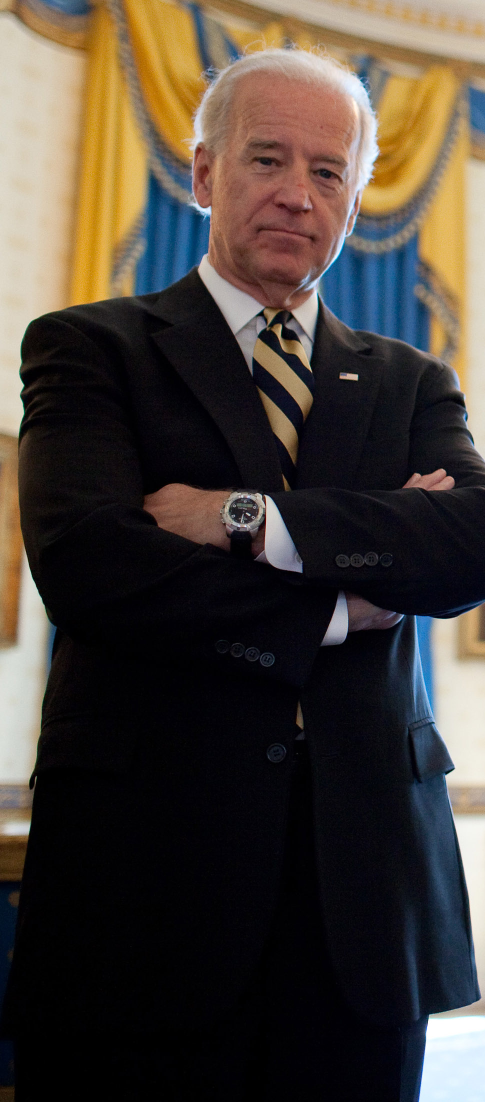
#> input picture training_data/biden/biden.jpg, 970 x 2204 px (shown at 1/2 size); its folder holds only this picture in this run
$ python 1.py
#> lines starting #> are read from the running program, lines starting #| are printed output that depends on the picture
import cv2
import os
import numpy as np


# there is no label 0 in our training data so subject name for index/label 0 is empty
subjects = ["", "biden", "obama"]

# function to detect face using OpenCV
def detect_face(img):
    # convert the test image to gray image as opencv face detector expects gray images
    gray = cv2.cvtColor(img, cv2.COLOR_BGR2GRAY)

    face_cascade = cv2.CascadeClassifier('Cascades/haarcascade_frontalface_default.xml')

    # let's detect multiscale (some images may be closer to camera than others) images
    # result is a list of faces
    faces = face_cascade.detectMultiScale(gray, scaleFactor=1.2, minNeighbors=5);

    # if no faces are detected then return original img
    if (len(faces) == 0):
        return None, None

    # under the assumption that there will be only one face, extract the face area
    (x, y, w, h) = faces[0]

    # return only the face part of the image
    return gray[y:y + w, x:x + h], faces[0]

def prepare_training_data(data_folder_path):
    # get the directories (one directory for each subject) in data folder
#> called with data_folder_path = 'training_data'
    dirs = os.listdir(data_folder_path)

    # list to hold all subject faces
    faces = []
    # list to hold labels for all subjects
    labels = []

    folder_count = 0

    # let's go through each directory and read images within it
    for dir_name in dirs:

        folder_count = folder_count+1
        label = folder_count

        # build path of directory containin images for current subject subject
        # sample subject_dir_path = "training-data/s1"
        subject_dir_path = data_folder_path + "/" + dir_name

        # get the images names that are inside the given subject directory
        subject_images_names = os.listdir(subject_dir_path)

        # go through each image name, read image,
        # detect face and add face to list of faces
        for image_name in subject_images_names:

            # build image path
            # sample image path = training-data/s1/1.pgm
            image_path = subject_dir_path + "/" + image_name

            # read image
            image = cv2.imread(image_path)
#> image is the input picture: shape (2204, 970, 3); mean B, G, R 55.5, 62.7, 70.7

            # display an image window to show the image
            #cv2.imshow("Training on image...", cv2.resize(image, (400, 500)))
            cv2.waitKey(100)

            # detect face
            face, rect = detect_face(image)
#> in detect_face, `gray = cv2.cvtColor(img, cv2.COLOR_BGR2GRAY)`:
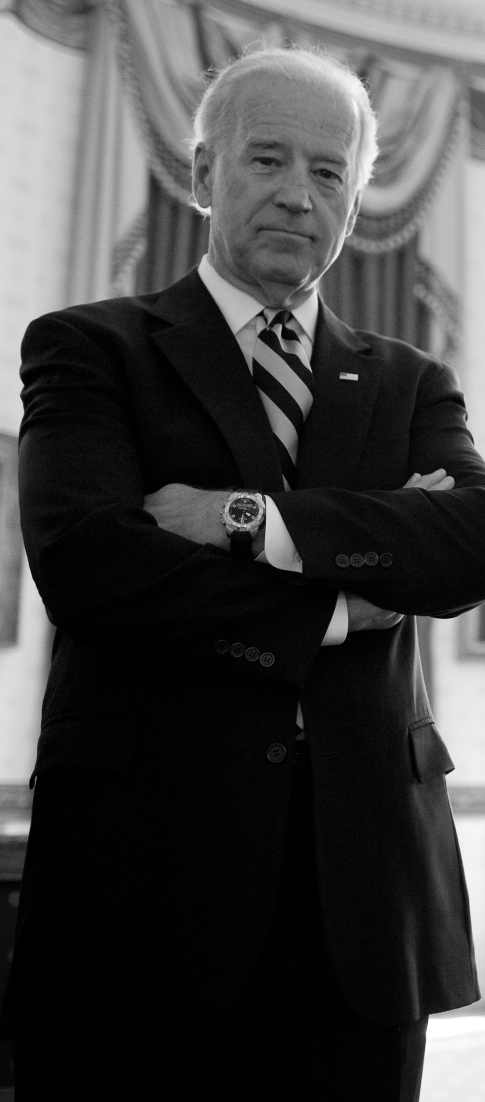
#> gray: shape (2204, 970) (shown at 1/2 size); min 0, max 255, mean 64.3
#> in detect_face, `faces = face_cascade.detectMultiScale(gray, scaleFactor=1.2, minNeighb..`: faces = [[431, 208, 320, 320]]
#> in detect_face, `(x, y, w, h) = faces[0]`: x = 431; y = 208; w = 320
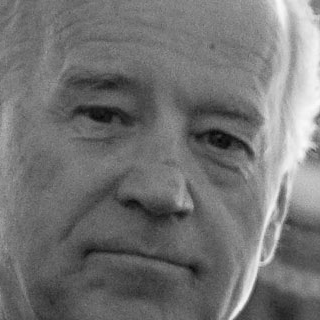
#> face: shape (320, 320); min 4, max 250, mean 114.9
#> rect = [431, 208, 320, 320]

            # we will ignore faces that are not detected
            if face is not None:
                # add face to list of faces
                faces.append(face)
                # add label for this face
                labels.append(label)

    cv2.destroyAllWindows()
    cv2.waitKey(1)
    cv2.destroyAllWindows()

    return faces, labels


print("Preparing data...")
faces, labels = prepare_training_data("training_data")
#> faces = 1 item; labels = [1]
print("Data prepared")

# print total faces and labels
print("Total faces: ", len(faces))
#| Total faces:  1
print("Total labels: ", len(labels))
#| Total labels:  1
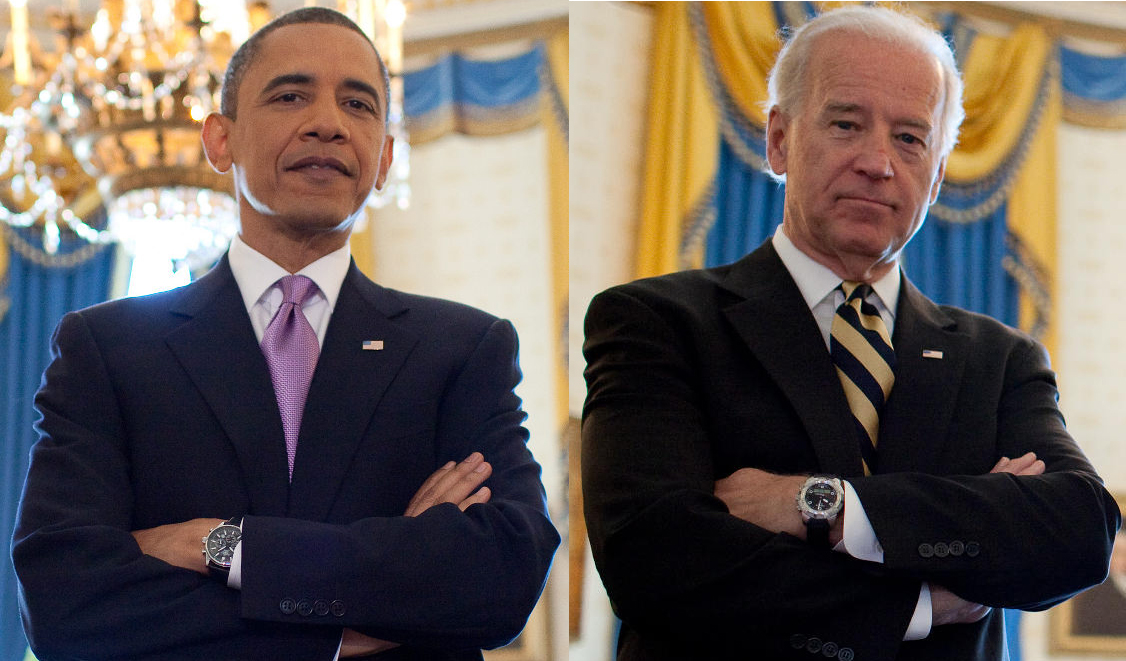
#> input picture test_images/two_people.jpg, 1126 x 661 px
#> further down, test_img3 is the input picture: shape (661, 1126, 3); mean B, G, R 87, 92.9, 103.3

# create our LBPH face recognizer
face_recognizer = cv2.face.LBPHFaceRecognizer_create()

# train our face recognizer of our training faces
face_recognizer.train(faces, np.array(labels))

# function to draw rectangle on image according to given (x, y) coordinates and given width and height
def draw_rectangle(img, rect):
    (x, y, w, h) = rect
    cv2.rectangle(img, (x, y), (x + w, y + h), (0, 255, 0), 2)

# function to draw text on give image starting from passed (x, y) coordinates.
def draw_text(img, text, x, y):
    cv2.putText(img, text, (x, y), cv2.FONT_HERSHEY_PLAIN, 1.5, (0, 255, 0), 2)

# this function recognizes the person in image passed and draws a rectangle around detected face with name of the subject
def predict(test_img):
    # make a copy of the image as we don't want to chang original image
    img = test_img.copy()
    # detect face from the image
    face, rect = detect_face(img)
#> in detect_face (call 2), `gray = cv2.cvtColor(img, cv2.COLOR_BGR2GRAY)`:
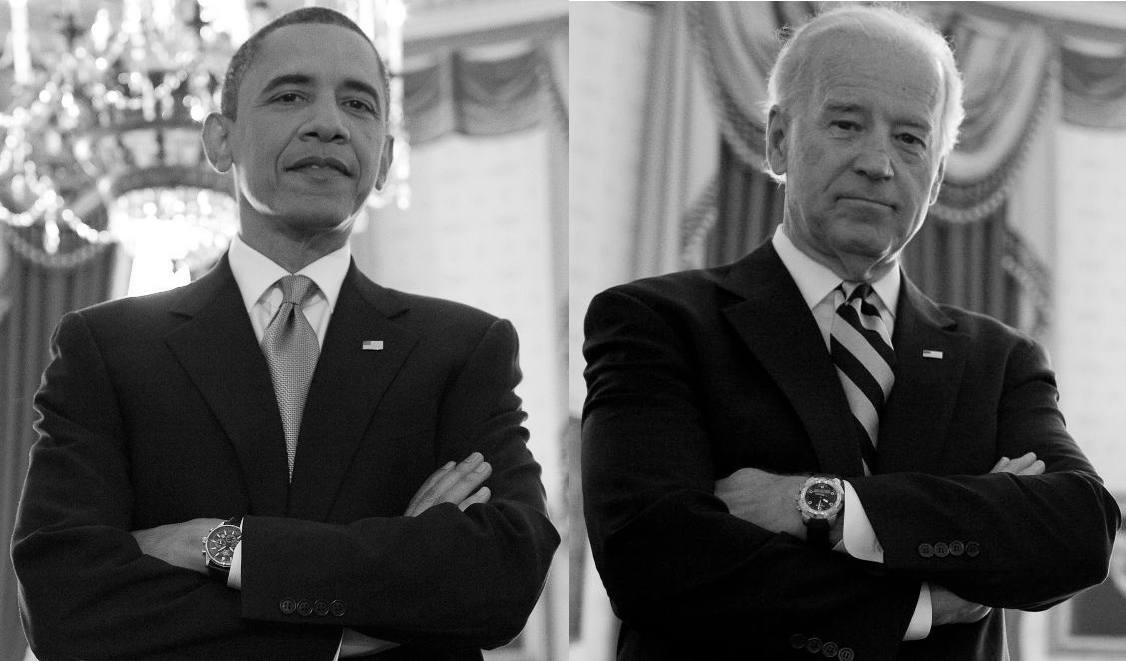
#> gray: shape (661, 1126); min 0, max 255, mean 95.3
#> in detect_face (call 2), `faces = face_cascade.detectMultiScale(gray, scaleFactor=1.2, minNeighb..`: faces = [[238, 30, 172, 172], [788, 63, 173, 173]]
#> in detect_face (call 2), `(x, y, w, h) = faces[0]`: x = 238; y = 30; w = 172
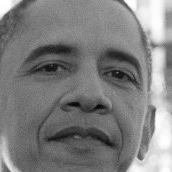
#> face: shape (172, 172); min 5, max 255, mean 126.5
#> rect = [238, 30, 172, 172]

    # predict the image using our face recognizer
    label, confidence = face_recognizer.predict(face)
#> label = 1; confidence = 45.42
    # get name of respective label returned by face recognizer
    label_text = subjects[label]
#> label_text = 'biden'
    print(label_text)
#| biden

    # draw a rectangle around face detected
    draw_rectangle(img, rect)
#> in draw_rectangle, `(x, y, w, h) = rect`: x = 238; y = 30; w = 172
    # draw name of predicted person
    draw_text(img, label_text, rect[0], rect[1] - 5)
#> in draw_text, `cv2.putText(img, text, (x, y), cv2.FONT_HERSHEY_PLAIN, 1.5, (0, 255, 0..`:
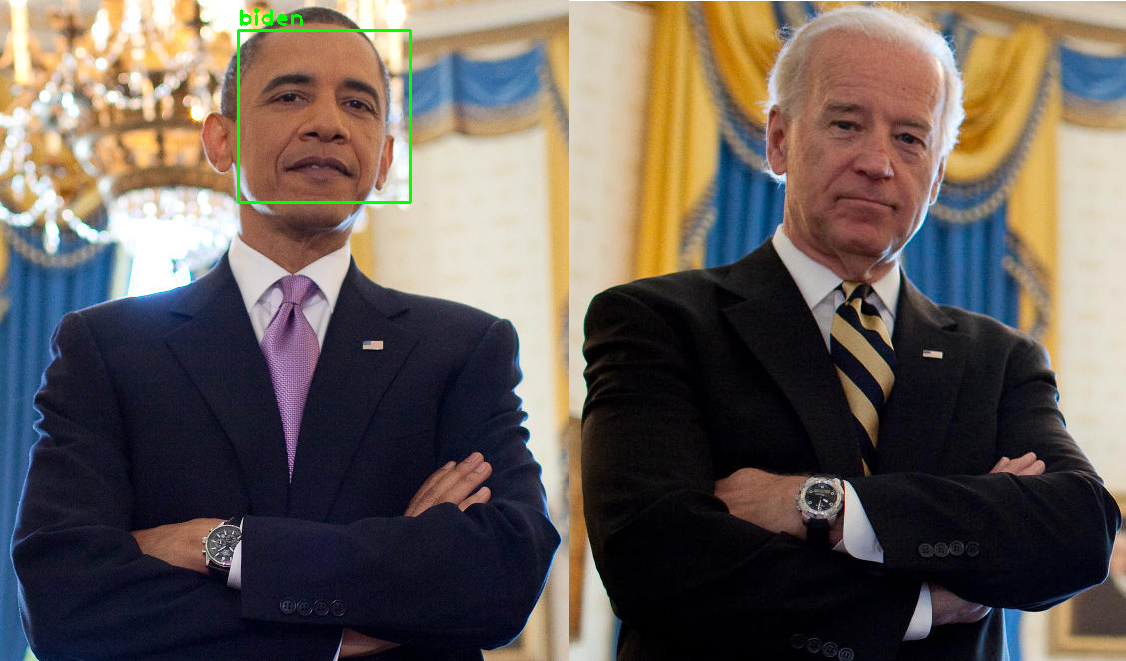
#> img: shape (661, 1126, 3); mean B, G, R 86.6, 93.2, 102.7

    return img

print("Predicting images...")

# load test images
#test_img1 = cv2.imread("test_images/biden.jpg")
#test_img2 = cv2.imread("test_images/obama.jpg")
test_img3 = cv2.imread("test_images/two_people.jpg")


# perform a prediction
#predicted_img1 = predict(test_img1)
#predicted_img2 = predict(test_img2)
predicted_img3 = predict(test_img3)

print("Prediction complete")

# display both images
#cv2.imshow(subjects[1], cv2.resize(predicted_img1, (400, 500)))
#cv2.imshow(subjects[2], cv2.resize(predicted_img2, (400, 500)))
#cv2.imshow(subjects[3], cv2.resize(predicted_img3, (400, 500)))


cv2.waitKey(0)
cv2.destroyAllWindows()
cv2.waitKey(1)
cv2.destroyAllWindows()
